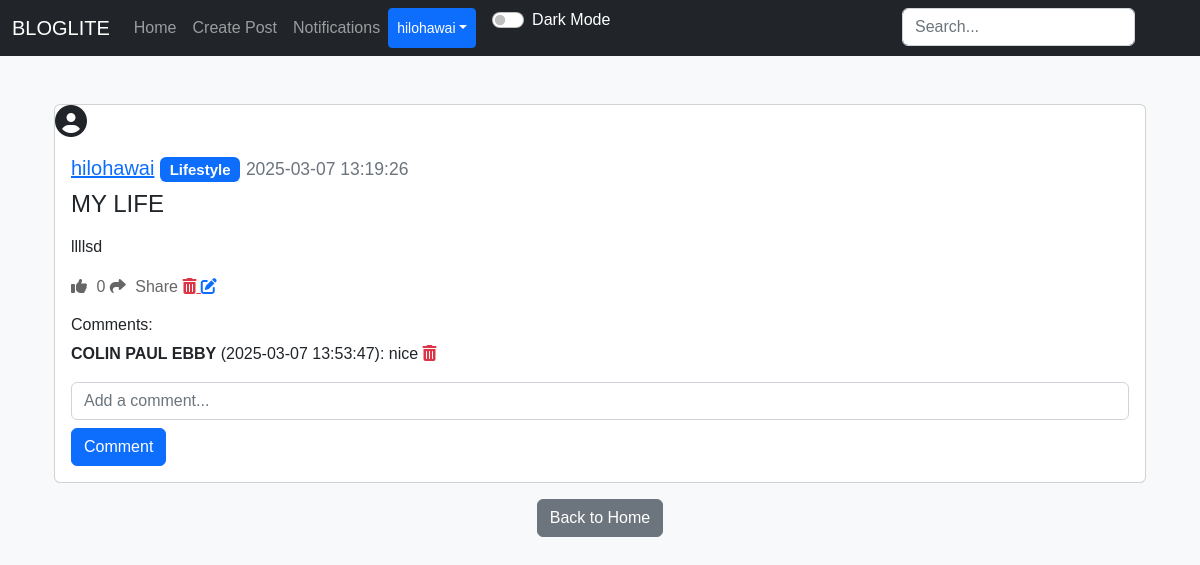
/post/11 (signed in), run on the app's committed database.
### applicaton/models.py (models this page shows)
class User(db.Model, UserMixin):
    id = db.Column(db.Integer, primary_key=True)
    email = db.Column(db.String(150), unique=True)
    username = db.Column(db.String(150), unique=True)
    password = db.Column(db.String(150))
    date_created = db.Column(db.DateTime(timezone=True), default=func.now())
    profile_picture = db.Column(db.String(150), nullable=True)
    posts = db.relationship("Post", backref="user", cascade="all, delete")
    comments = db.relationship("Comment", backref="user", cascade="all, delete")
    likes = db.relationship("Like", backref="user", cascade="all, delete")
    followers = db.relationship("Follower", foreign_keys=[Follower.user_id], backref="followed_user", lazy="dynamic")
    following = db.relationship("Follower", foreign_keys=[Follower.follower_id], backref="follower", lazy="dynamic")
    notifications = db.relationship("Notification", backref="user", cascade="all, delete", lazy="dynamic")

class Category(db.Model):
    id = db.Column(db.Integer, primary_key=True)
    name = db.Column(db.String(50), unique=True, nullable=False)
    posts = db.relationship("Post", backref="category", cascade="all, delete")

class Post(db.Model):
    id = db.Column(db.Integer, primary_key=True)
    title = db.Column(db.String(150), nullable=False)  # Add title field
    text = db.Column(db.Text, nullable=False)
    date_created = db.Column(db.DateTime(timezone=True), default=func.now())
    author = db.Column(db.Integer, db.ForeignKey('user.id'), nullable=False)
    category_id = db.Column(db.Integer, db.ForeignKey('category.id'), nullable=True)
    comments = db.relationship("Comment", backref="post", cascade="all, delete")
    likes = db.relationship("Like", backref="post", cascade="all, delete")

class Comment(db.Model):
    id = db.Column(db.Integer, primary_key=True)
    text = db.Column(db.String(20), nullable=False)
    date_created = db.Column(db.DateTime(timezone=True), default=func.now())
    author = db.Column(db.Integer, db.ForeignKey('user.id'), nullable=False)
    post_id = db.Column(db.Integer, db.ForeignKey('post.id'), nullable=False)

### applicaton/views.py (the view)
@views.route("/post/<id>")
@login_required
def view_post(id):
    post = Post.query.get(id)
    if not post:
        flash("Post does not exist", category="error")
        return redirect(url_for('views.home'))
    return render_template("view_post.html", user=current_user, post=post, User=User)

### applicaton/templates/view_post.html (shortened to what this page needs)
{% extends "nav.html" %}
{% block content %}
<div class="container mt-5">
    <div class="card mb-3">
        <div class="profile-pic-container mr-3">
            {% if post.user.profile_picture %}
                <img src="{{ url_for('static', filename='uploads/' + post.user.profile_picture) }}" alt="Profile Picture" class="profile-pic">
            {% else %}
                <i class="fas fa-user-circle fa-2x"></i>
            {% endif %}
        </div>
        <div class="card-body">
            <h5 class="card-title">
                <a href="{{ url_for('views.post', username=post.user.username) }}">{{ post.user.username }}</a>
                {% if post.category %}
                    <span class="badge bg-primary">{{ post.category.name }}</span>
                {% endif %}
                <small class="text-muted">{{ post.date_created }}</small>
            </h5>
            <h4>{{ post.title }}</h4>
            <p class="card-text">{{ post.text | safe }}</p>
            <div>
                <a href="#" class="like-btn" data-post-id="{{ post.id }}">
                    <i class="fas fa-thumbs-up"></i> <span class="like-count">{{ post.likes|length }}</span>
                </a>
                <a href="#" class="share-btn ml-3" data-post-id="{{ post.id }}" data-bs-toggle="modal" data-bs-target="#shareModal">
                    <i class="fas fa-share"></i> Share
                </a>
                {% if current_user.id == post.author %}
                    <a href="{{ url_for('views.delete_post', id=post.id) }}" class="text-danger ml-3">
                        <i class="fas fa-trash-alt"></i>
                    </a>
                    <a href="{{ url_for('views.edit', id=post.id) }}" class="text-primary ml-3">
                        <i class="fas fa-edit"></i>
                    </a>
                {% endif %}
            </div>
            <h6 class="mt-3">Comments:</h6>
            <div id="comments">
                {% for comment in post.comments %}
                    <p id="comment-{{ comment.id }}">
                        <strong>{{ comment.user.username }}</strong> ({{ comment.date_created }}): {{ comment.text }}
                        {% if current_user.id == comment.author or current_user.id == post.author %}
                            <a href="#" class="delete-comment text-danger ml-2" data-comment-id="{{ comment.id }}">
                                <i class="fas fa-trash-alt"></i>
                            </a>
                        {% endif %}
                    </p>
                {% endfor %}
            </div>
            <form id="comment-form" method="POST">
                <div class="form-group">
                    <input type="text" name="text" id="comment-text" class="form-control" placeholder="Add a comment...">
                    <button type="submit" class="btn btn-primary mt-2">Comment</button>
                </div>
            </form>
        </div>
    </div>
    <div align="center">
        <a href="{{ url_for('views.home') }}"><button type="button" class="btn btn-secondary">Back to Home</button></a>
    </div>
</div>
{% endblock %}

### applicaton/templates/nav.html (shortened to what this page needs)
<!DOCTYPE html>
<html lang="en">
<head>
  <link href="https://cdn.jsdelivr.net/npm/bootstrap@5.2.3/dist/css/bootstrap.min.css" rel="stylesheet">
  <link rel="stylesheet" href="https://code.jquery.com/ui/1.12.1/themes/base/jquery-ui.css">
  <link rel="stylesheet" href="{{ url_for('static', filename='style.css') }}">
</head>
<body>
  <nav class="navbar navbar-expand-lg navbar-dark bg-dark">
    <div class="container-fluid">
      <a class="navbar-brand" href="/home">BLOGLITE</a>
      <div class="collapse navbar-collapse" id="navbar">
        <div class="navbar-nav">
          <a class="nav-item nav-link" href="/home">Home</a>
          {% if user.is_authenticated %}
            <a class="nav-item nav-link" href="/create-post">Create Post</a>
            <a class="nav-item nav-link" href="/notifications">Notifications</a>
            <div style="position: absolute; right: 57px;">
              <form action="{{ url_for('views.search') }}" method="POST" class="d-flex" role="search">
                <input type="search" placeholder="Search..." name="query" class="form-control me-2" id="search-input">
              </form>
            </div>
            <div class="btn-group">
              <button type="button" class="btn btn-sm btn-primary dropdown-toggle" data-bs-toggle="dropdown">{{ user.username }}</button>
            </div>
          {% else %}
            <a class="nav-item nav-link" href="/login">Login</a>
            <a class="nav-item nav-link" href="/sign-up">Sign Up</a>
          {% endif %}
          <div class="form-check form-switch ms-3">
            <input class="form-check-input" type="checkbox" id="darkModeToggle" onclick="toggleDarkMode()">
            <label class="form-check-label text-white" for="darkModeToggle">Dark Mode</label>
          </div>
        </div>
      </div>
    </div>
  </nav>
  <div class="container">{% block content %}{% endblock %}</div>
</body>
</html>

### applicaton/static/style.css (style rules this page uses)
body { background-color: #f8f9fa; font-family: Arial, sans-serif; }
.profile-pic-container { display: inline-block; vertical-align: middle; margin-right: 10px; }
.like-btn { color: #666; text-decoration: none; transition: color 0.3s ease; }
.like-btn i { margin-right: 5px; }
.share-btn { color: #666; text-decoration: none; transition: color 0.3s ease; }
.share-btn i { margin-right: 5px; }

### data on the page
User: username "hilohawai", user.username "hilohawai"
Category: category.name "Lifestyle"
Post: date_created "2025-03-07 13:19:26", title "MY LIFE", text "llllsd"
Comment: user.username "COLIN PAUL EBBY", date_created "2025-03-07 13:53:47", text "nice"

### other printed values
{{ post.likes|length }} "0"
